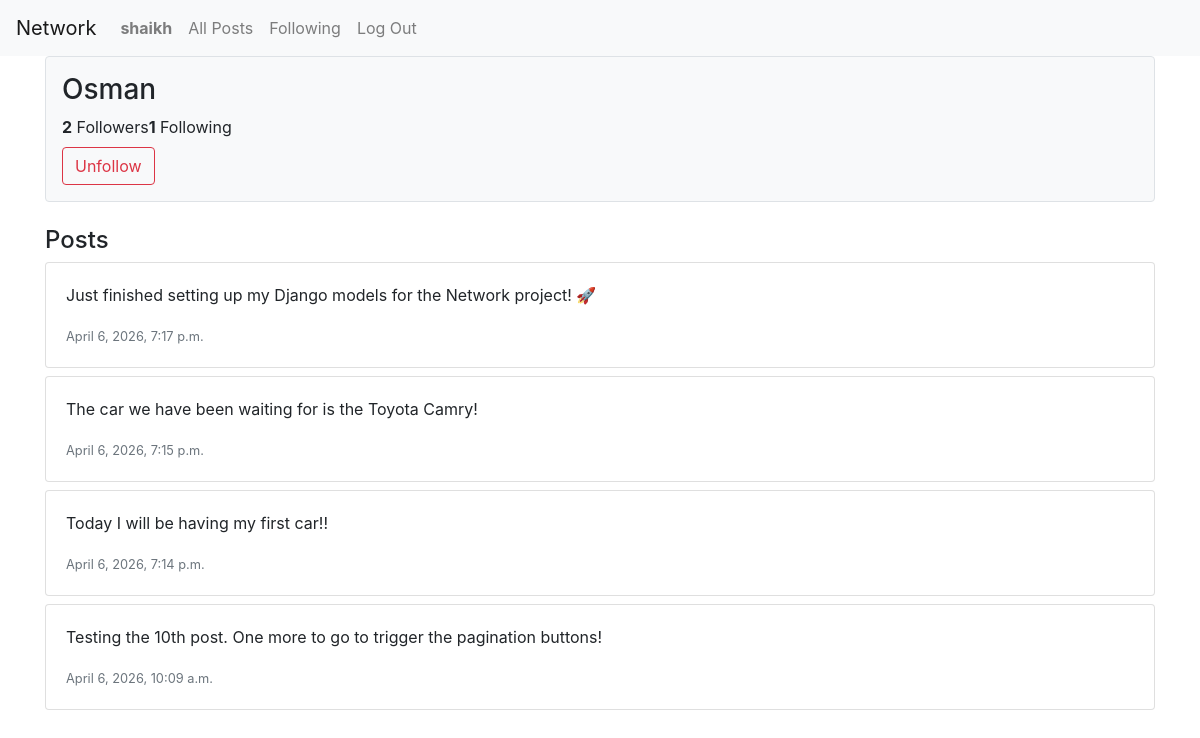
Page /profile/1 (signed in) on the committed database.
### network/models.py (models this page shows, shortened)
class User(AbstractUser):
    pass

class Post(models.Model):
    user = models.ForeignKey(User, on_delete=models.CASCADE, related_name="posts")
    content = models.TextField(blank=True)
    timestamp = models.DateTimeField(auto_now_add=True)
    likes = models.ManyToManyField(User, blank=True, related_name="liked_posts")

### network/views.py (the view)
# urls.py: path("profile/<int:user_id>", views.profile, name="profile"),
def profile(request, user_id):
    profile_user = get_object_or_404(User, pk=user_id)
    user_posts = Post.objects.filter(user=profile_user).order_by("-timestamp")
    followers = Follow.objects.filter(followed_user=profile_user).count()
    following = Follow.objects.filter(user=profile_user).count()
    is_following = False
    if request.user.is_authenticated:
        if Follow.objects.filter(user=request.user, followed_user=profile_user).exists():
            is_following = True
    return render(request, "network/profile.html", {
        "profile_user": profile_user,
        "posts": user_posts,
        "followers_count": followers,
        "following_count": following,
        "is_following": is_following
    })

### network/templates/network/profile.html (shortened to what this page needs)
{% extends "network/layout.html" %}
{% block body %}
    <div class="container">
        <div class="profile-header mb-4 p-3 border rounded bg-light">
            <h3>{{ profile_user.username }}</h3>
            <div class="d-flex gap-3">
                <span><strong>{{ followers_count }}</strong> Followers</span>
                <span><strong>{{ following_count }}</strong> Following</span>
            </div>
            {% if user.is_authenticated and user != profile_user %}
                <form action="{% url 'follow' user_id=profile_user.id %}" method="post" class="mt-2">
                    {% if is_following %}
                        <button type="submit" class="btn btn-outline-danger">Unfollow</button>
                    {% else %}
                        <button type="submit" class="btn btn-primary">Follow</button>
                    {% endif %}
                </form>
            {% endif %}
        </div>
        <h4>Posts</h4>
        {% for post in posts %}
            <div class="card mb-2">
                <div class="card-body">
                    <p>{{ post.content }}</p>
                    <small class="text-muted">{{ post.timestamp }}</small>
                </div>
            </div>
        {% endfor %}
    </div>
{% endblock %}

### network/templates/network/layout.html (shortened to what this page needs)
{% load static %}
<!DOCTYPE html>
<html lang="en">
    <head>
        <link rel="stylesheet" href="https://stackpath.bootstrapcdn.com/bootstrap/4.4.1/css/bootstrap.min.css">
        <link href="{% static 'network/styles.css' %}" rel="stylesheet">
    </head>
    <body>
        <nav class="navbar navbar-expand-lg navbar-light bg-light">
            <a class="navbar-brand" href="{% url 'index' %}">Network</a>
            <div>
              <ul class="navbar-nav mr-auto">
                {% if user.is_authenticated %}
                    <li class="nav-item">
                        <a class="nav-link" href="{% url 'profile' user_id=user.id %}"><strong>{{ user.username }}</strong></a>
                    </li>
                {% endif %}
                <li class="nav-item">
                  <a class="nav-link" href="{% url 'index' %}">All Posts</a>
                </li>
                {% if user.is_authenticated %}
                    <li class="nav-item">
                        <a class="nav-link" href="{% url 'following' %}">Following</a>
                    </li>
                    <li class="nav-item">
                        <a class="nav-link" href="{% url 'logout' %}">Log Out</a>
                    </li>
                {% endif %}
              </ul>
            </div>
          </nav>
        <div class="body">
            {% block body %}
            {% endblock %}
        </div>
    </body>
</html>

### rows in the picture
User: username "shaikh"
User: username "Osman"
Post: content "Just finished setting up my Django models for the Network project! 🚀", timestamp "April 6, 2026, 7:17 p.m."
Post: content "The car we have been waiting for is the Toyota Camry!", timestamp "April 6, 2026, 7:15 p.m."
Post: content "Today I will be having my first car!!", timestamp "April 6, 2026, 7:14 p.m."
Post: content "Testing the 10th post. One more to go to trigger the pagination buttons!", timestamp "April 6, 2026, 10:09 a.m."

### other values in the picture
{{ followers_count }} "2"
{{ following_count }} "1"
